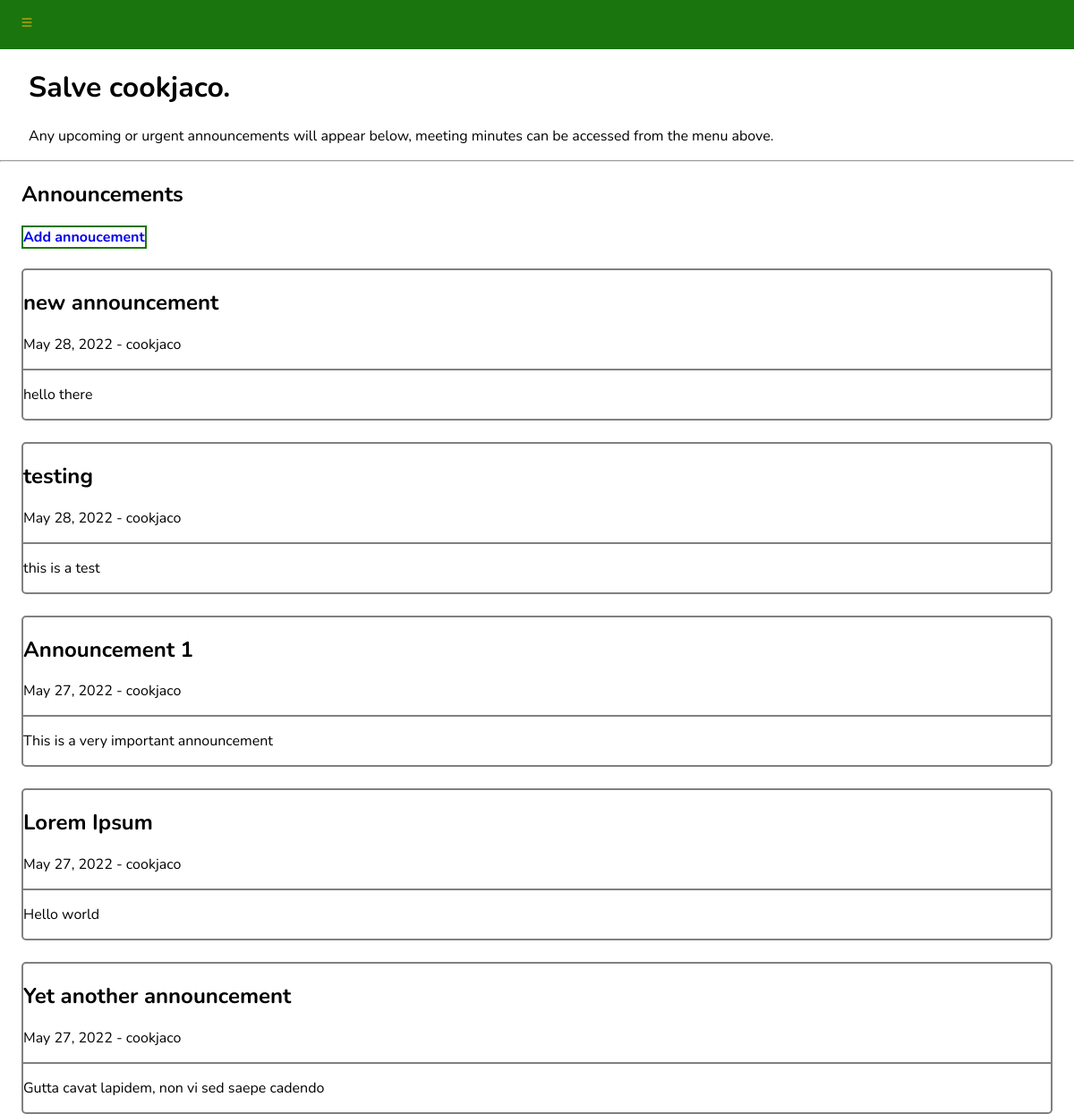
Screenshot of /student_portal/ (signed in) with the database file from the repository.
### student_portal/models.py (models this page shows)
class Announcement(models.Model):
  title = models.CharField(max_length=200)
  date = models.DateField(default=timezone.now)
  contents = models.CharField(max_length=2000)
  sender = models.ForeignKey(User, on_delete=models.CASCADE)
  class Meta:
    ordering = ["-date"]

### student_portal/views.py (the view)
# urls.py: path("", views.dashboard, name="dashboard"),
@login_required
def dashboard(request):
  announcements = Announcement.objects.all()
  return render(request, "student_portal/dashboard.html", {"announcements": announcements})

### student_portal/templates/student_portal/dashboard.html (shortened to what this page needs)
{% extends 'base_2.html' %}
{% block content %}
<div class="flex-container">
  <div id="navbar">
    <div id="sidebar">
      <button onclick="expandNav()" id="menu-toggle">
      </button>
    </div>
  </div>
</div>
<div class="main-content">
    <h1>Salve {{request.user}}.</h1>
    <p>Any upcoming or urgent announcements will appear below, meeting minutes can be accessed from the menu above.</p>
  </div>
<hr>
<div class="announcements-block">
  <h2>Announcements</h2>
  {% if perms.student_portal.add_announcement %}
  <h4>
    <a id="link-btn" href="{% url 'student_portal:new_announcement' %}">Add annoucement</a>
  </h4>
  {% endif %}
  {% if not announcements %}
  <p>Any announcements will show up here</p>
  {% else %}
  {% for announcement in announcements %}
  <div class="announcement">
    <div class="announcement-header">
      <h2>{{announcement.title}}</h2>
      <p>{{announcement.date}} - {{announcement.sender}}</p>
    </div>
    <div class="announcement-body">
      <p>{{announcement.contents}}</p>
    </div>
  </div>
  {% endfor %}
  {% endif %}
</div>
{% endblock %}

### student_portal/static/student_portal/student_styles.css (style rules this page uses)
* { font-family: 'Nunito', sans-serif; }
body { margin: 0; }
#navbar { margin: 0; background-color: #1a750e; padding: 1rem; }
#menu-toggle { background-color: #1a750e; border: none; cursor: pointer; }
#link-btn { text-decoration: none; border: 2px solid #1a750e; }
.announcements-block { padding-left: 1.5rem; padding-right: 1.5rem; }
.announcement { border: 2.5px solid grey; border-radius: 5px; margin-top: 1.5rem; }
.announcement-header { border-bottom: 2.5px solid grey; }
.main-content { padding-left: 2rem; }

### rows the page displays
Announcement: title "new announcement", date "May 28, 2022", sender "cookjaco", contents "hello there"
Announcement: title "testing", date "May 28, 2022", sender "cookjaco", contents "this is a test"
Announcement: title "Announcement 1", date "May 27, 2022", sender "cookjaco", contents "This is a very important announcement"
Announcement: title "Lorem Ipsum", date "May 27, 2022", sender "cookjaco", contents "Hello world"
Announcement: title "Yet another announcement", date "May 27, 2022", sender "cookjaco", contents "Gutta cavat lapidem, non vi sed saepe cadendo"

### other values shown
{{ request.user }} "cookjaco"
